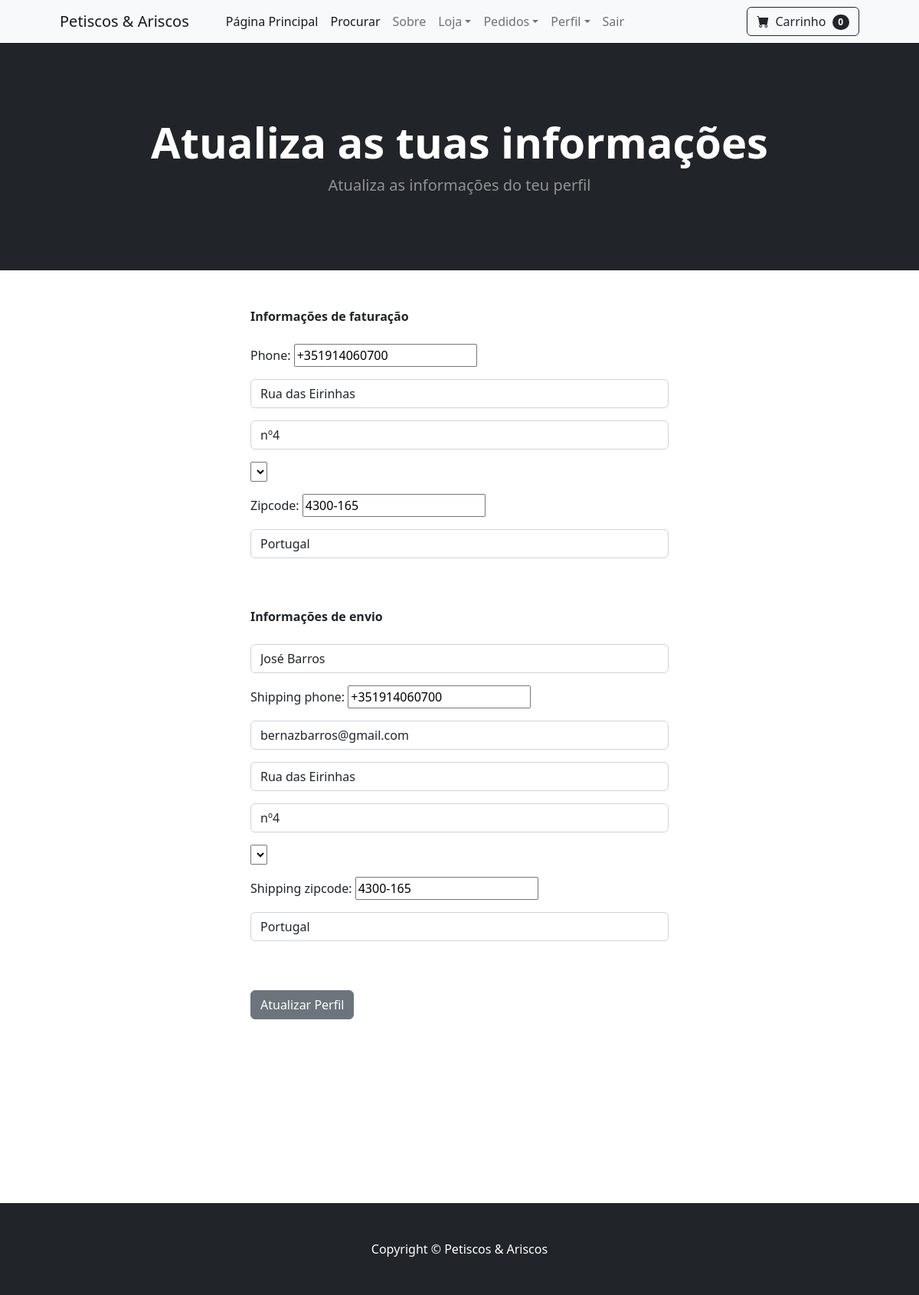
/update_profile/ (signed in), run on the app's committed database.
### mystore/models.py (models this page shows, shortened)
class Profile(models.Model):
    user = models.OneToOneField(User, on_delete=models.CASCADE)
    date_modified = models.DateTimeField(auto_now=True)
    phone = PhoneNumberField(blank=True)
    address1 = models.CharField(max_length=25, blank=True)
    address2 = models.CharField(max_length=200, blank=True)
    city = models.CharField(max_length=200, blank=True, choices=REGION_CHOICES)
    zipcode = models.CharField(max_length=8, blank=True, validators=[PTZipCodeField().validators[0]])
    country = models.CharField(max_length=255, default="Portugal")
    old_cart = models.CharField(max_length=500, blank=True, null=True)

### payment/models.py (models this page shows, shortened)
class ShippingAddress(models.Model):
    user = models.ForeignKey(User, on_delete=models.CASCADE, null=True, blank=True)
    shipping_full_name = models.CharField(max_length=255)
    shipping_phone = PhoneNumberField(blank=True, null=True)
    shipping_email = models.EmailField(max_length=255)
    shipping_address1 = models.CharField(max_length=255)
    shipping_address2 = models.CharField(max_length=255, blank=True)
    shipping_city = models.CharField(max_length=200, blank=True, choices=REGION_CHOICES)
    shipping_zipcode = models.CharField(max_length=8, validators=[PTZipCodeField().validators[0]], blank=False)
    shipping_country = models.CharField(max_length=255, default="Portugal")
    class Meta:
        verbose_name_plural = "Shipping Address"

### mystore/views.py (the view)
# urls.py: path('update_profile/', views.update_profile, name='update_profile'),
def update_profile(request):
    if request.user.is_authenticated:
        current_user = Profile.objects.get(user__id=request.user.id)
        try:
            shipping_user = ShippingAddress.objects.get(user__id=request.user.id)
        except ShippingAddress.DoesNotExist:
            shipping_user = ShippingAddress(user=request.user)
        form = UpdateProfileForm(request.POST or None, instance=current_user)
        shipping_form = ShippingForm(request.POST or None, instance=shipping_user)
        if form.is_valid() or shipping_form.is_valid():
            form.save()
            shipping_form.save()
            messages.success(request, 'A informação do teu perfil foi atualizada com sucesso!')
            return redirect('home')
        return render(request, 'update_profile.html', {
            'form': form,
            'shipping_form': shipping_form
        })
    else:
        messages.error(request, 'Tens de ter uma conta para poderes atualizar o teu perfil.')
        return redirect('home')

### mystore/forms.py
class UpdateProfileForm(forms.ModelForm):
    phone = PhoneNumberField(label="", widget=forms.TextInput(attrs={'class': 'form-control', 'placeholder': 'Telemóvel'}), required=False)
    address1 = forms.CharField(label="", widget=forms.TextInput(attrs={'class': 'form-control', 'placeholder': 'Endereço 1'}), required=False)
    address2 = forms.CharField(label="", widget=forms.TextInput(attrs={'class': 'form-control', 'placeholder': 'Nº Porta/Andar/Apartamento'}), required=False)
    city = forms.ChoiceField(label="", choices=REGION_CHOICES, widget=PTRegionSelect(attrs={'class': 'form-control', 'placeholder': 'Cidade'}), required=False)
    zipcode = PTZipCodeField(label="", widget=forms.TextInput(attrs={'class': 'form-control', 'placeholder': 'Código Postal'}), required=False)
    country = forms.CharField(label="", widget=forms.TextInput(attrs={'class': 'form-control', 'placeholder': 'País'}), required=False)
    class Meta:
        model = Profile
        fields = ('phone', 'address1', 'address2', 'city', 'zipcode', 'country')

### cart/cart.py (called while the page is built)
    def __len__(self):
        return len(self.cart)

### cart/context_processors.py (called while the page is built)
def cart(request):
    return {'cart': Cart(request)}

### mystore/templates/update_profile.html (shortened to what this page needs)
{% extends 'base.html' %}
{% block content %}
        <header class="bg-dark py-5">
            <div class="container px-4 px-lg-5 my-5">
                <div class="text-center text-white">
                    <h1 class="display-4 fw-bolder">Atualiza as tuas informações</h1>
                    <p class="lead fw-normal text-white-50 mb-0">Atualiza as informações do teu perfil</p>
                </div>
            </div>
        </header>
        <div class="container">
            <div class="row">
                    <div class="col-md-6 offset-md-3">
                        <br/><br/>
                        <strong>Informações de faturação</strong>
                        <br/><br/>
                        <form method="POST" action="{% url 'update_profile' %}">
                            {{ form.as_p }}
                            <br/><br/>
                            <strong> Informações de envio </strong>
                            <br/><br/>
                            {{ shipping_form.as_p }}
                            <br/><br/>
                            <button type="submit" class="btn btn-secondary">Atualizar Perfil</button>
                            <br/><br/>
                          </form>
                          <br/><br/><br/><br/><br/><br/><br/><br/><br/>
                    </div>
            </div>
        </div>
{% endblock %}

### data on the page
Profile: phone "+351914060700", address1 "Rua das Eirinhas", address2 "nº4", zipcode "4300-165", country "Portugal"
ShippingAddress: shipping_full_name "José Barros", shipping_phone "+351914060700", shipping_email "bernazbarros@gmail.com", shipping_address1 "Rua das Eirinhas", shipping_address2 "nº4", shipping_zipcode "4300-165", shipping_country "Portugal"

### other printed values
{{ cart|length }} "0"
